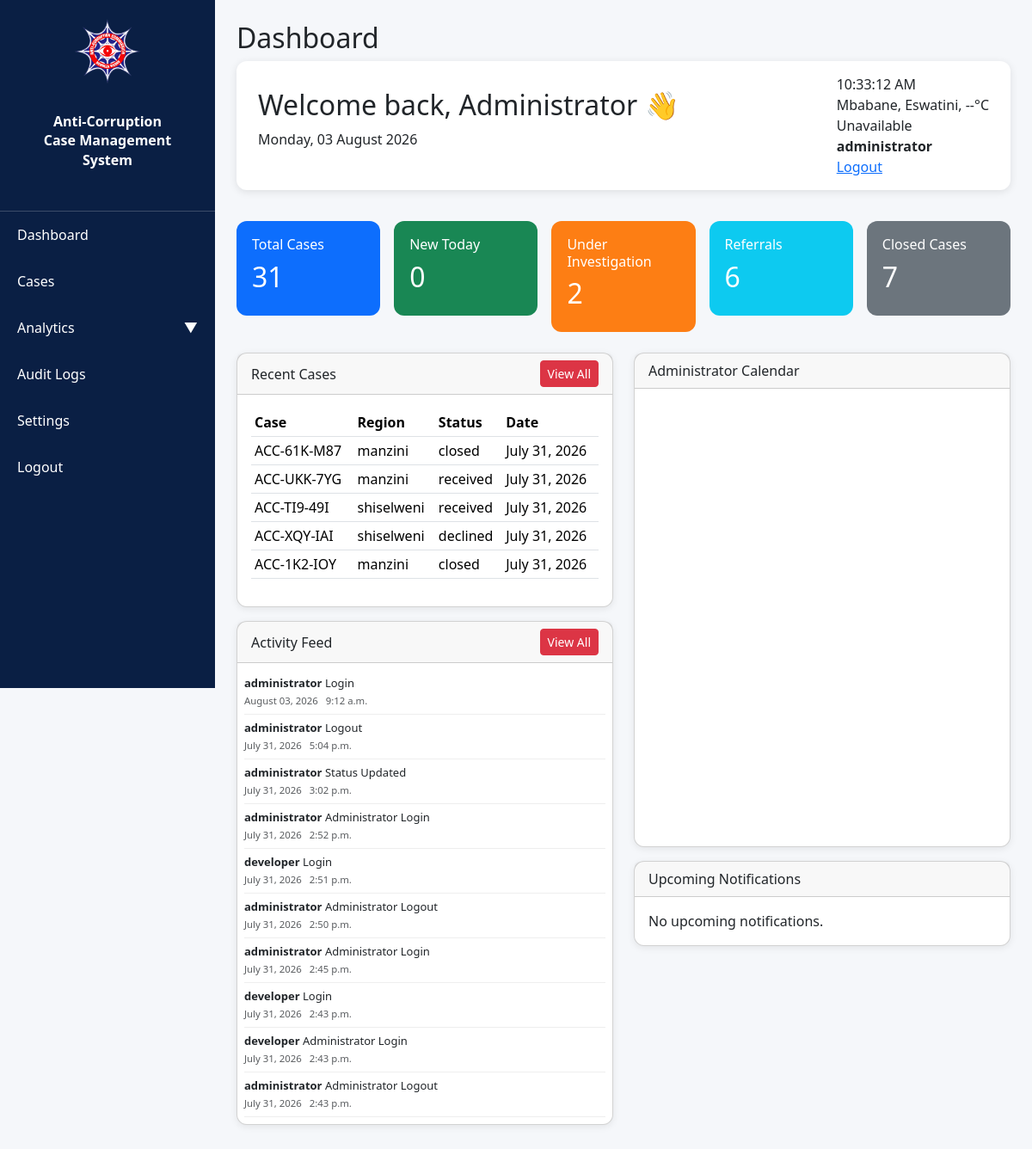
The app's page / (signed in) with its own data.
### dashboard/models.py (models this page shows, shortened)
class Case(models.Model):
    STATUS_CHOICES = [
    ("received", "Received"),
    ("investigation", "Under Investigation"),
    ("referral", "Referral"),
    ("closed", "Closed"),
    ("declined", "Declined"),
]
    SECTOR_CHOICES = [
    ("public", "Public Sector"),
    ("private", "Private Sector"),
    ("none", "None"),
]
    PUBLIC_INSTITUTIONS = [
        ("ministry", "Government Ministry"),
        ("department", "Government Department"),
        ("municipality", "Municipality / Town Council"),
        ("parastatal", "Parastatal"),
        ("police", "Police Service"),
        ("public_health", "Public Health Facility"),
        ("public_school", "Public School"),
        ("public_university", "Public University / College"),
        ("procurement", "Procurement Unit"),
        ("revenue", "Revenue Collection Agency"),
        ("other_public", "Other Public Institution"),
    ]
    PRIVATE_INSTITUTIONS = [
        ("insurance", "Insurance Company"),
        ("telecom", "Telecommunications"),
        ("transport", "Transport Company"),
        ("construction", "Construction Company"),
        ("textile", "Textile / Manufacturing"),
        ("retail", "Retail Business"),
        ("mining", "Mining Company"),
        ("agriculture", "Agriculture Business"),
        ("hotel", "Hotel / Tourism"),
        ("private_health", "Private Health Facility"),
        ("private_school", "Private School"),
        ("private_university", "Private University / College"),
        ("security", "Security Company"),
        ("other_private", "Other Private Institution"),
    ]
    REGION_CHOICES = [
        ("hhohho", "Hhohho"),
        ("manzini", "Manzini"),
        ("shiselweni", "Shiselweni"),
        ("lubombo", "Lubombo"),
    ]
    AGE_GROUP_CHOICES = [
        ("under18", "Under 18"),
        ("18_24", "18 - 24"),
        ("25_34", "25 - 34"),
        ("35_44", "35 - 44"),
        ("45_54", "45 - 54"),
        ("55_64", "55 - 54"),
        ("65+", "65+"),
    ]
    GENDER_CHOICES = [
        ("male", "Male"),
        ("female", "Female"),
    ]
    case_code = models.CharField(
        max_length=20,
        unique=True
    )
    is_anonymous = models.BooleanField(
        default=True
    )
    name = models.CharField(
        max_length=100,
        blank=True,
        null=True
    )
    surname = models.CharField(
        max_length=100,
        blank=True,
        null=True
    )
    contact = models.CharField(
        max_length=20,
        blank=True,
        null=True
    )
    email = models.EmailField(
        blank=True,
        null=True
    )
    id_number = models.CharField(
        max_length=30,
        blank=True,
        null=True
    )
    nationality = models.CharField(
    max_length=100,
    blank=True,
    null=True
)
    region = models.CharField(
        max_length=20,
        choices=REGION_CHOICES
    )
    location = models.CharField(
        max_length=100
    )
    incident_date = models.DateField()
    incident_time = models.TimeField()
    age_group = models.CharField(
        max_length=20,
        choices=AGE_GROUP_CHOICES
    )
    gender = models.CharField(
        max_length=10,
        choices=GENDER_CHOICES
    )
    sector = models.CharField(
    max_length=20,
    choices=SECTOR_CHOICES,
    default="none",
    blank=True,
    null=True
)
    institution = models.CharField(
        max_length=100,
        blank=True,
        null=True
    )
    amount = models.DecimalField(
        max_digits=12,
        decimal_places=2,
        blank=True,
        null=True
    )
    description = models.TextField()
    evidence = models.FileField(
        upload_to="evidence/",
        blank=True,
        null=True
    )
    status = models.CharField(
        max_length=20,
        choices=STATUS_CHOICES,
        default="received"
    )
    decline_reason = models.TextField(
    blank=True,
    null=True
)
    referral_notes = models.TextField(
    blank=True,
    null=True
)
    account = models.ForeignKey(
        "AnonymousAccount",
        on_delete=models.SET_NULL,
        blank=True,
        null=True,
        related_name="cases"
    )
    created_at = models.DateTimeField(
        auto_now_add=True
    )

class AuditLog(models.Model):
    case = models.ForeignKey(
        Case,
        on_delete=models.CASCADE,
        blank=True,
        null=True
    )
    action = models.CharField(
        max_length=255
    )
    description = models.TextField(
        blank=True,
        null=True
    )
    ip_address = models.GenericIPAddressField(
        blank=True,
        null=True
    )
    user = models.ForeignKey(
        User,
        on_delete=models.SET_NULL,
        null=True,
        blank=True
)
    created_at = models.DateTimeField(
        auto_now_add=True
    )

### dashboard/views.py (the view)
# urls.py: path('', include('dashboard.urls')),
@login_required(login_url="dashboard_login")
def dashboard(request):
    total_cases = Case.objects.count()
    today = timezone.now().date()
    new_today = Case.objects.filter(
        created_at__date=today
    ).count()
    under_investigation = Case.objects.filter(
        status="investigation"
    ).count()
    referrals = Case.objects.filter(
        status="referral"
    ).count()
    closed = Case.objects.filter(
        status="closed"
    ).count()
    recent_cases = Case.objects.all().order_by('-id')[:5]
    activity_logs = AuditLog.objects.all().order_by('-created_at')[:10]
    upcoming_notifications = Notification.objects.filter(
    date__gte=timezone.now().date()
).order_by('date', 'time')[:5]
    weather = {}
    try:
        response = requests.get(
            "https://wttr.in/Mbabane?format=j1"
        )
        data = response.json()
        weather = {
            "temperature": data["current_condition"][0]["temp_C"],
            "description": data["current_condition"][0]["weatherDesc"][0]["value"],
            "location": "Mbabane, Eswatini",
            "current_date": datetime.now().strftime("%A, %d %B %Y"),
        }
    except Exception:
        weather = {
            "temperature": "--",
            "description": "Unavailable",
            "location": "Mbabane, Eswatini",
            "current_date": datetime.now().strftime("%A, %d %B %Y"),
        }
    monthly_cases = (
    Case.objects
    .annotate(month=TruncMonth('created_at'))
    .values('month')
    .annotate(total=Count('id'))
    .order_by('month')
)
    monthly_cases = (
        Case.objects
        .annotate(month=TruncMonth('created_at'))
        .values('month')
        .annotate(total=Count('id'))
        .order_by('month')
    )
    monthly_labels = [
        item['month'].strftime("%B")
        for item in monthly_cases
    ]
    monthly_values = [
        item['total']
        for item in monthly_cases
    ]
    sector_cases = (
        Case.objects
        .values('sector')
        .annotate(total=Count('id'))
    )
    sector_labels = [
        item['sector']
        for item in sector_cases
    ]
    sector_values = [
        item['total']
        for item in sector_cases
    ]
    status_cases = (
        Case.objects
        .values('status')
        .annotate(total=Count('id'))
    )
    status_labels = [
        item['status']
        for item in status_cases
    ]
    status_values = [
        item['total']
        for item in status_cases
    ]
    return render(
        request,
    "dashboard/dashboard.html",
    {
        "total_cases": total_cases,
        "new_today": new_today,
        "under_investigation": under_investigation,
        "referrals": referrals,
        "closed": closed,
        "recent_cases": recent_cases,
        "activity_logs": activity_logs,
        "upcoming_notifications": upcoming_notifications,
        "weather": weather,
         "current_date": datetime.now().strftime("%A, %d %B %Y"),
         "current_time": datetime.now().strftime("%H:%M"),
        "monthly_labels": monthly_labels,
        "monthly_values": monthly_values,
        "sector_labels": sector_labels,
        "sector_values": sector_values,
        "status_labels": status_labels,
        "status_values": status_values,
    }
)

### dashboard/templates/dashboard/dashboard.html (shortened to what this page needs)
{% load static %}
<!DOCTYPE html>
<html>
<head>
    <link href="https://cdn.jsdelivr.net/npm/bootstrap@5.3.3/dist/css/bootstrap.min.css" rel="stylesheet">
    <link href="https://cdn.jsdelivr.net/npm/fullcalendar@6.1.15/index.global.min.css" rel="stylesheet">
</head>
<body>
<div class="sidebar">
    <div class="sidebar-header">
       <img src="{% static 'images/logo33.png' %}" alt="ACC Logo" class="acc-logo">
        <h3>
            Anti-Corruption<br>
            Case Management System
        </h3>
    </div>
    <a href="{% url 'dashboard' %}">Dashboard</a>
    <a href="{% url 'cases' %}">Cases</a>
<div class="analytics-parent">
    <a data-bs-toggle="collapse" href="#analyticsChildren" role="button">
        Analytics
        <span style="float:right;">▼</span>
    </a>
</div>
    <a href="{% url 'audit_logs' %}">Audit Logs</a>
    <a href="{% url 'settings' %}">Settings</a>
    <a href="{% url 'dashboard_logout' %}">
    Logout
</a>
</div>
<div class="content">
    <h2>Dashboard</h2>
<div class="top-bar">
    <div class="welcome-section">
        <h2>Welcome back, Administrator 👋</h2>
        <p>{{ current_date }}</p>
    </div>
    <div class="top-widgets">
        <div class="widget-box">
            <span id="clock"></span>
        </div>
        <div class="widget-box">
    <span>
        {{ weather.location }},
        {{ weather.temperature }}°C
        <br>
        {{ weather.description }}
    </span>
</div>
        <div class="profile-box">
            <div>
                <strong>{{ request.user.username }}</strong>
                <br>
              <a href="{% url 'dashboard_logout' %}">
    Logout
</a>
            </div>
        </div>
    </div>
</div>
<div class="row mt-3 g-3">
    <div class="col">
    <a class="stat" style="background:#0d6efd;">
        <h6>Total Cases</h6>
        <h2>{{ total_cases }}</h2>
    </a>
</div>
    <div class="col">
        <a class="stat" style="background:#198754;">
            <h6>New Today</h6>
            <h2>{{ new_today }}</h2>
        </a>
    </div>
    <div class="col">
        <a class="stat" style="background:#fd7e14;">
            <h6>Under Investigation</h6>
            <h2>{{ under_investigation }}</h2>
        </a>
    </div>
    <div class="col">
        <a class="stat" style="background:#0dcaf0;">
            <h6>Referrals</h6>
            <h2>{{ referrals }}</h2>
        </a>
    </div>
    <div class="col">
        <a class="stat" style="background:#6c757d;">
            <h6>Closed Cases</h6>
            <h2>{{ closed }}</h2>
        </a>
    </div>
</div>
    <div class="row mt-4">
        <div class="col-md-6">
            <div class="card card-box">
                <div class="card-header d-flex justify-content-between align-items-center">
    <span>
        Recent Cases
    </span>
    <a href="{% url 'cases' %}" class="btn btn-sm btn-danger">
        View All
    </a>
</div>
                <div class="card-body">
                    <table class="table table-sm">
                        <thead>
                            <tr>
                                <th>Case</th>
                                <th>Region</th>
                                <th>Status</th>
                                <th>Date</th>
                            </tr>
                        </thead>
                       <tbody>
{% for case in recent_cases %}
<tr>
    <td>{{ case.case_code }}</td>
<td>{{ case.region }}</td>
<td>{{ case.status }}</td>
<td>{{ case.incident_date }}</td>
</tr>
{% empty %}
<tr>
    <td colspan="4" class="text-center text-muted">
        No cases received yet
    </td>
</tr>
{% endfor %}
</tbody>
                    </table>
                     </div>
            </div>
        <div class="card card-box mt-3">
            <div class="card-header d-flex justify-content-between align-items-center">
                <span>
                    Activity Feed
                </span>
                <a href="{% url 'audit_logs' %}" class="btn btn-sm btn-danger">
                    View All
                </a>
            </div>
            <div class="card-body p-2">
                {% for log in activity_logs %}
                <div class="feed-item">
                    <strong>{{ log.user }}</strong>
                    {{ log.action }}
                    <br>
                    <small class="text-muted">
    {{ log.created_at|date:"F d, Y" }}
    {{ log.created_at|time:"g:i a" }}
</small>
                </div>
                {% empty %}
                <p class="text-muted">
                    No activity yet
                </p>
                {% endfor %}
            </div>
        </div>
    </div>
    <div class="col-md-6">
    <div class="card card-box">
        <div class="card-header">
            Administrator Calendar
        </div>
        <div class="card-body">
            <div id="calendar"></div>
        </div>
    </div>
    <div class="card card-box mt-3">
        <div class="card-header">
            Upcoming Notifications
        </div>
        <div class="card-body">
            {% for notification in upcoming_notifications %}
                <div>
                    <strong>
                        {{ notification.title }}
                    </strong>
                    <br>
                    {{ notification.date }}
                    |
                    {{ notification.time }}
                </div>
                <hr>
            {% empty %}
                No upcoming notifications.
            {% endfor %}
        </div>
    </div>
</div>
    </div>
</body>
</html>
</body>
</html>

### dashboard/templates/dashboard/dashboard.html (style rules this page uses)
body { background:#f5f7fa; }
.sidebar { width: 250px; height: 100vh; background: #0A1F44; position: fixed; top: 0; left: 0; overflow-y: auto; overflow-x: hidden; scrollbar-width: thin; }
.sidebar h3 { padding:20px; }
.sidebar a { display:block; padding:15px 20px; color:white; text-decoration:none; }
.content { margin-left:250px; padding:25px; }
.stat { color:white; padding:18px; border-radius:12px; text-decoration:none; display:block; }
.card-box { border-radius:12px; box-shadow:0 2px 8px rgba(0,0,0,0.08); }
.feed-item { font-size:13px; border-bottom:1px solid #eee; padding:6px 0; }
.sidebar-header { text-align:center; padding:20px 10px; border-bottom:1px solid rgba(255,255,255,0.2); }
.acc-logo { width:80px; height:80px; object-fit:contain; margin-bottom:10px; }
.sidebar-header h3 { color:white; font-size:16px; font-weight:bold; line-height:1.4; }
.top-bar { background: white; padding: 15px 25px; border-radius: 12px; margin-bottom: 20px; display: flex; justify-content: space-between; align-items: center; box-shadow: 0 2px 10px rgba(0,0,0,0.1); }
#calendar { min-height: 500px; }

### records on screen
Case: case_code "ACC-61K-M87", region "manzini", status "closed", incident_date "July 31, 2026"
Case: case_code "ACC-UKK-7YG", region "manzini", status "received", incident_date "July 31, 2026"
Case: case_code "ACC-TI9-49I", region "shiselweni", status "received", incident_date "July 31, 2026"
Case: case_code "ACC-XQY-IAI", region "shiselweni", status "declined", incident_date "July 31, 2026"
Case: case_code "ACC-1K2-IOY", region "manzini", status "closed", incident_date "July 31, 2026"
AuditLog: user "administrator", action "Login", created_at "August 03, 2026", created_at "9:12 a.m."
AuditLog: user "administrator", action "Logout", created_at "July 31, 2026", created_at "5:04 p.m."
AuditLog: user "administrator", action "Status Updated", created_at "July 31, 2026", created_at "3:02 p.m."
AuditLog: user "administrator", action "Administrator Login", created_at "July 31, 2026", created_at "2:52 p.m."
AuditLog: user "developer", action "Login", created_at "July 31, 2026", created_at "2:51 p.m."
AuditLog: user "administrator", action "Administrator Logout", created_at "July 31, 2026", created_at "2:50 p.m."
AuditLog: user "administrator", action "Administrator Login", created_at "July 31, 2026", created_at "2:45 p.m."
AuditLog: user "developer", action "Login", created_at "July 31, 2026", created_at "2:43 p.m."
AuditLog: user "developer", action "Administrator Login", created_at "July 31, 2026", created_at "2:43 p.m."
AuditLog: user "administrator", action "Administrator Logout", created_at "July 31, 2026", created_at "2:43 p.m."

### other values on screen
{{ weather.location }} "Mbabane, Eswatini"
{{ weather.temperature }} "--"
{{ weather.description }} "Unavailable"
{{ request.user.username }} "administrator"
{{ total_cases }} "31"
{{ new_today }} "0"
{{ under_investigation }} "2"
{{ referrals }} "6"
{{ closed }} "7"
